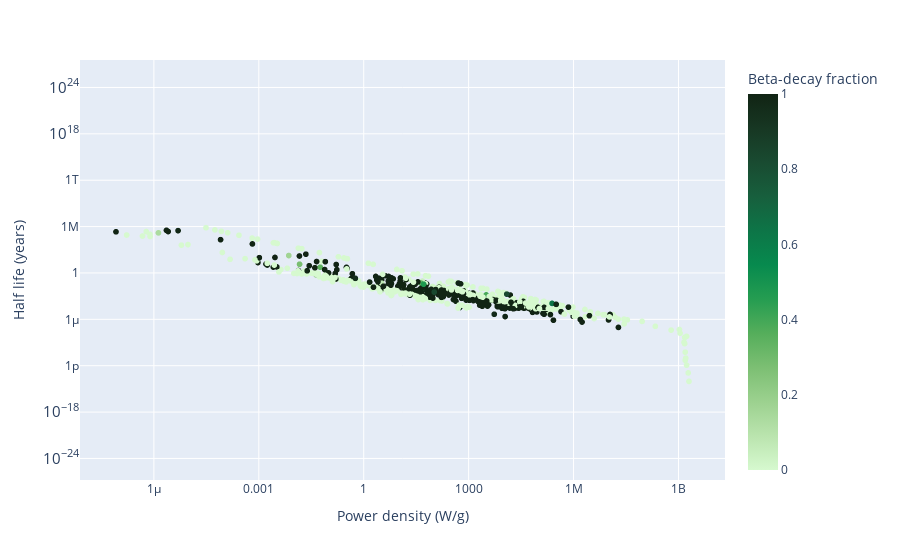

The code cell stored with this chart in its notebook:
### Code cell
px.scatter(power_density_df, x = 'Power density (W/g)', y = 'Half life (years)', hover_name = 'Isotope',
             log_y = True, log_x = True,
             color = 'Beta-decay fraction', color_continuous_scale = 'algae')

### Figure 1 — Plotly figure (JSON) as saved in the notebook; plotly's stock layout.template omitted (floating-point values rounded to 4 significant figures; data arrays with more than 128 entries replaced by an {"elided": "..."} marker saying what was removed)
{"data": [{"hovertemplate": "<b>%{hovertext}</b><br><br>Power density (W/g)=%{x}<br>Half life (years)=%{y}<br>Beta-decay fraction=%{marker.color}<extra></extra>", "hovertext": {"elided": "3558 str values"}, "legendgroup": "", "marker": {"color": {"elided": "3558 float values"}, "coloraxis": "coloraxis", "symbol": "circle"}, "mode": "markers", "name": "", "showlegend": false, "type": "scattergl", "x": {"elided": "3558 mixed values"}, "xaxis": "x", "y": {"elided": "3558 mixed values"}, "yaxis": "y"}], "layout": {"coloraxis": {"colorbar": {"title": {"text": "Beta-decay fraction"}}, "colorscale": [[0, "rgb(214, 249, 207)"], [0.09091, "rgb(186, 228, 174)"], [0.1818, "rgb(156, 209, 143)"], [0.2727, "rgb(124, 191, 115)"], [0.3636, "rgb(85, 174, 91)"], [0.4545, "rgb(37, 157, 81)"], [0.5455, "rgb(7, 138, 78)"], [0.6364, "rgb(13, 117, 71)"], [0.7273, "rgb(23, 95, 61)"], [0.8182, "rgb(25, 75, 49)"], [0.9091, "rgb(23, 55, 35)"], [1, "rgb(17, 36, 20)"]]}, "legend": {"tracegroupgap": 0}, "margin": {"t": 60}, "xaxis": {"anchor": "y", "domain": [0, 1], "title": {"text": "Power density (W/g)"}, "type": "log"}, "yaxis": {"anchor": "x", "domain": [0, 1], "title": {"text": "Half life (years)"}, "type": "log"}}}
